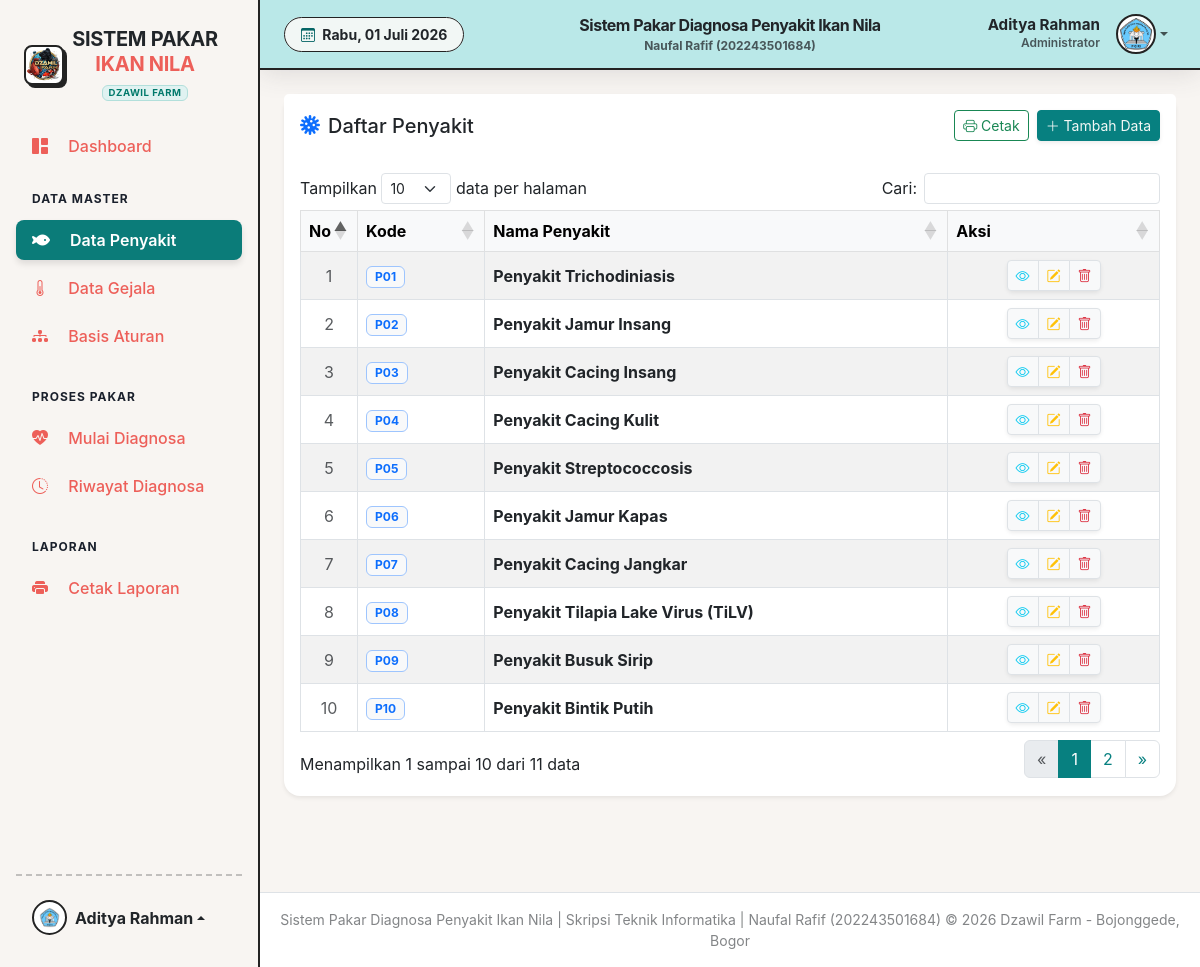
Page /pages/admin/penyakit.php (signed in) on the committed database.
### tables this page shows
CREATE TABLE `tbl_penyakit` (
  `kode_penyakit` varchar(10) NOT NULL,
  `nama_penyakit` varchar(100) NOT NULL,
  `deskripsi` text DEFAULT NULL,
  `solusi` text DEFAULT NULL,
  `pencegahan` text DEFAULT NULL
);

### config/database.php (called while the page is built, shortened)
<?php
$base_url = 'http://localhost/sistem_pakar_ikan_nila/';
?>

### pages/admin/penyakit.php (the view, shortened to what this page needs)
<?php
require_once '../../config/database.php';
require_once '../../includes/header.php';
try {
    $penyakit = $pdo->query("SELECT * FROM tbl_penyakit ORDER BY CAST(SUBSTRING(kode_penyakit, 2) AS UNSIGNED) ASC")->fetchAll();
} catch (PDOException $e) { die("Error: " . $e->getMessage()); }
?>
<div class="card shadow-sm border-0 mb-4 rounded-4">
    <div class="card-header bg-white py-3 d-flex justify-content-between align-items-center border-bottom-0">
        <h5 class="m-0 font-weight-bold text-dark"><i class="bi bi-virus me-2 text-primary"></i>Daftar Penyakit</h5>
        <div class="d-flex gap-2">
            <a href="../../process/print_penyakit.php?format=pdf" target="_blank" class="btn btn-outline-success btn-sm"><i class="bi bi-printer"></i> Cetak</a>
            <button class="btn btn-primary btn-sm shadow-sm" data-bs-toggle="modal" data-bs-target="#tambahPenyakitModal"><i class="bi bi-plus-lg"></i> Tambah Data</button>
        </div>
    </div>
    <div class="card-body p-3">
        <div class="table-responsive">
            <table class="table table-hover table-striped table-bordered align-middle" id="dataTable" width="100%">
                <thead class="table-light text-muted text-center">
                    <tr>
                        <th width="5%">No</th>
                        <th width="15%">Kode</th>
                        <th width="55%">Nama Penyakit</th>
                        <th width="25%">Aksi</th>
                    </tr>
                </thead>
                <tbody>
                    <?php foreach ($penyakit as $key => $p): ?>
                    <tr>
                        <td class="text-center text-muted"><?= $key + 1 ?></td>
                        <td><span class="badge bg-light text-primary border border-primary-subtle px-2"><?= htmlspecialchars($p['kode_penyakit']) ?></span></td>
                        <td class="fw-bold text-dark"><?= htmlspecialchars($p['nama_penyakit']) ?></td>
                        <td class="text-center">
                            <div class="btn-group shadow-sm">
                                <button type="button" class="btn btn-sm btn-light border text-info view-penyakit" data-id="<?= $p['kode_penyakit'] ?>"><i class="bi bi-eye"></i></button>
                                <button type="button" class="btn btn-sm btn-light border text-warning edit-penyakit" data-id="<?= $p['kode_penyakit'] ?>"><i class="bi bi-pencil-square"></i></button>
                                <button type="button" class="btn btn-sm btn-light border text-danger" onclick="confirmDelete('<?= $p['kode_penyakit'] ?>')"><i class="bi bi-trash"></i></button>
                            </div>
                        </td>
                    </tr>
                    <?php endforeach; ?>
                </tbody>
            </table>
        </div>
    </div>
</div>
<?php require_once '../../includes/footer.php'; ?>

### includes/header.php (shortened to what this page needs)
<?php
require_once '../../config/database.php';
$id_admin = $_SESSION['id_admin'];
$stmt = $pdo->prepare("SELECT * FROM tbl_admin WHERE id_admin = ?");
$stmt->execute([$id_admin]);
$admin = $stmt->fetch(PDO::FETCH_ASSOC);
?>
<!DOCTYPE html>
<html lang="id">
<head>
    <link href="https://cdn.jsdelivr.net/npm/bootstrap-icons/font/bootstrap-icons.css" rel="stylesheet">
    <link rel="stylesheet" href="https://cdnjs.cloudflare.com/ajax/libs/font-awesome/6.5.1/css/all.min.css">
    <link href="https://cdn.jsdelivr.net/npm/bootstrap@5.3.0/dist/css/bootstrap.min.css" rel="stylesheet">
    <link rel="stylesheet" href="https://cdn.jsdelivr.net/npm/bootstrap-icons@1.10.5/font/bootstrap-icons.css">
    <link rel="stylesheet" href="<?= $base_url ?>assets/css/style.css">
    <link href="https://cdn.datatables.net/1.13.6/css/dataTables.bootstrap5.min.css" rel="stylesheet">
</head>
<body>
    <div class="wrapper d-flex">
        <?php include 'sidebar.php'; ?>
        <div class="main flex-grow-1 d-flex flex-column pt-5 pt-md-0 mt-4 mt-md-0">
            <nav class="navbar navbar-expand navbar-light topbar mb-4 static-top px-4"
                style="background-color: var(--coba); border-bottom: 2px solid var(--dark); height: 70px;">
                <div class="d-none d-sm-inline-block form-inline mr-auto ml-md-3 my-2 my-md-0 mw-100">
                    <span class="text-dark small fw-bold px-3 py-2 rounded-pill" style="background-color: var(--light); border: 1px solid var(--dark);">
                        <i class="bi bi-calendar3 me-1" style="color: var(--primary-dark);"></i>
                        <?php
                        $hari = ['Sunday' => 'Minggu', 'Monday' => 'Senin', 'Tuesday' => 'Selasa', 'Wednesday' => 'Rabu', 'Thursday' => 'Kamis', 'Friday' => 'Jumat', 'Saturday' => 'Sabtu'];
                        $bulan = [1 => 'Januari', 'Februari', 'Maret', 'April', 'Mei', 'Juni', 'Juli', 'Agustus', 'September', 'Oktober', 'November', 'Desember'];
                        echo $hari[date('l')] . ', ' . date('d') . ' ' . $bulan[(int)date('m')] . ' ' . date('Y');
                        ?>
                    </span>
                </div>
                <div class="position-absolute start-50 translate-middle-x text-center d-none d-md-block">
                    <span class="fw-bolder text-dark" style="font-size: 1rem; letter-spacing: -0.5px;">
                        Sistem Pakar Diagnosa Penyakit Ikan Nila
                    </span>
                    <div class="small fw-bold text-muted" style="font-size: 0.75rem;">
                        Naufal Rafif (202243501684)
                    </div>
                </div>
                <ul class="navbar-nav ms-auto align-items-center">
                    <li class="nav-item dropdown no-arrow position-relative">
                        <a class="nav-link dropdown-toggle d-flex align-items-center rounded-3 p-2" href="#" id="userDropdown" role="button" data-bs-toggle="dropdown" data-bs-display="static" aria-expanded="false" style="transition: all 0.2s;">
                            <div class="text-end me-3 d-none d-lg-block">
                                <span class="d-block text-dark fw-bold" style="font-size: 0.95rem; line-height: 1.2;"><?= htmlspecialchars($admin['nama_admin']) ?></span>
                                <span class="d-block text-muted fw-semibold" style="font-size: 0.75rem;">Administrator</span>
                            </div>
                            <div class="img-profile rounded-circle d-flex align-items-center justify-content-center overflow-hidden"
                                style="border: 2px solid var(--dark); width: 40px; height: 40px; background-color: white;">
                                <img src="<?= $base_url ?>assets/img/logo4.png" alt="Logo" style="width: 100%; height: 100%; object-fit: cover;">
                            </div>
                        </a>
                    </li>
                </ul>
            </nav>
            <div class="container-fluid px-4 flex-grow-1 pb-5">

### includes/sidebar.php (shortened to what this page needs)
<?php
$current_page = basename($_SERVER['PHP_SELF']);
?>
<div class="offcanvas-md offcanvas-start custom-sidebar d-flex flex-column flex-shrink-0 p-3 shadow-sm" tabindex="-1" id="sidebarResponsive" style="background-color: var(--light); border-right: 2px solid var(--dark); width: 260px; min-height: 100vh;">
    <a href="<?= $base_url ?>pages/admin/dashboard.php" class="sidebar-brand d-flex align-items-center mb-0 mt-0 px-2 text-decoration-none">
        <div class="d-flex align-items-center justify-content-center rounded-3 me-2"
             style="min-width: 40px; height: 40px; border: 2px solid var(--dark); box-shadow: 3px 3px 0px var(--dark); background-color: white; overflow: hidden;">
            <img src="<?= $base_url ?>assets/img/Logo2.png" alt="Logo" style="width: 100%; height: 100%; object-fit: cover;">
        </div>
        <div class="d-flex flex-column justify-content-center">
            <span class="fw-bold fs-5 text-dark lh-sm" style="letter-spacing: -0.3px;">
                Sistem Pakar <br><span style="color: #ed5f59;">Ikan Nila</span> <br>
                <span class="badge border fw-bold text-uppercase mt-1" style="font-size: 0.6rem; letter-spacing: 0.5px; background-color: #e0f2f1; color: #00796b; border-color: #b2dfdb !important; padding: 2px 6px;">Dzawil Farm</span>
            </span>
        </div>
    </a>
    <ul class="nav nav-pills flex-column mb-auto gap-2 mt-2">
        <li class="nav-item">
            <a href="<?= $base_url ?>pages/admin/dashboard.php" class="nav-link <?= ($current_page == 'dashboard.php') ? 'active' : '' ?>">
                <i class="bi bi-grid-1x2-fill me-3"></i> Dashboard
            </a>
        </li>
        <li class="mt-3 mb-1 px-3">
            <div class="fw-bold text-uppercase" style="font-size: 0.75rem; color: #1a202c; letter-spacing: 1px;">Data Master</div>
        </li>
        <li class="nav-item">
            <a href="<?= $base_url ?>pages/admin/penyakit.php" class="nav-link <?= ($current_page == 'penyakit.php') ? 'active' : '' ?>">
                <i class="fa-solid fa-fish me-3"></i> Data Penyakit
            </a>
        </li>
        <li class="nav-item">
            <a href="<?= $base_url ?>pages/admin/gejala.php" class="nav-link <?= ($current_page == 'gejala.php') ? 'active' : '' ?>">
                <i class="bi bi-thermometer-half me-3"></i> Data Gejala
            </a>
        </li>
        <li class="nav-item">
            <a href="<?= $base_url ?>pages/admin/relasi.php" class="nav-link <?= ($current_page == 'relasi.php') ? 'active' : '' ?>">
                <i class="bi bi-diagram-3-fill me-3"></i> Basis Aturan
            </a>
        </li>
        <li class="mt-4 mb-1 px-3">
            <div class="fw-bold text-uppercase" style="font-size: 0.75rem; color: #1a202c; letter-spacing: 1px;">Proses Pakar</div>
        </li>
        <li class="nav-item">
            <a href="<?= $base_url ?>pages/admin/diagnosa.php" class="nav-link <?= in_array($current_page, ['diagnosa.php', 'hasil_diagnosa.php']) ? 'active' : '' ?>">
                <i class="bi bi-heart-pulse-fill me-3"></i> Mulai Diagnosa
            </a>
        </li>
        <li class="nav-item">
            <a href="<?= $base_url ?>pages/admin/riwayat.php" class="nav-link <?= in_array($current_page, ['riwayat.php', 'diagnosa_detail.php']) ? 'active' : '' ?>">
                <i class="bi bi-clock-history me-3"></i> Riwayat Diagnosa
            </a>
        </li>
        <li class="mt-4 mb-1 px-3">
            <div class="fw-bold text-uppercase" style="font-size: 0.75rem; color: #1a202c; letter-spacing: 1px;">Laporan</div>
        </li>
        <li class="nav-item">
            <a href="<?= $base_url ?>pages/admin/laporan.php" class="nav-link <?= ($current_page == 'laporan.php') ? 'active' : '' ?>">
                <i class="bi bi-printer-fill me-3"></i> Cetak Laporan
            </a>
        </li>
    </ul>
    <hr class="mt-4 mb-3 opacity-25" style="border-top: 2px dashed var(--dark);">
    <div class="dropup px-2 mb-2">
        <a href="#" class="d-flex align-items-center text-dark text-decoration-none dropdown-toggle p-2 rounded-3 dropdown-user" id="dropdownUser1" data-bs-toggle="dropdown" aria-expanded="false">
            <div class="img-profile rounded-circle overflow-hidden d-flex align-items-center justify-content-center" style="background: white; border: 2px solid var(--dark); width: 35px; height: 35px;">
                <img src="../../assets/img/logo4.png" alt="Logo Sistem" style="width: 70%; height: 70%; object-fit: contain;">
            </div>
            <strong class="ms-2 text-truncate" style="max-width: 140px;">
                <?= htmlspecialchars($_SESSION['nama_admin'] ?? 'Administrator') ?>
            </strong>
        </a>
    </div>
</div>

### includes/footer.php (shortened to what this page needs)
</div>
<footer class="bg-white py-3 mt-4 border-top">
    <div class="container-fluid text-center">
        <p class="mb-0 opacity-75 small text-muted">Sistem Pakar Diagnosa Penyakit Ikan Nila | Skripsi Teknik Informatika | Naufal Rafif (202243501684) &copy; <?= date('Y') ?> Dzawil Farm - Bojonggede, Bogor</p>
    </div>
</footer>
        </div>
    </div>
    <link rel="stylesheet" href="https://cdn.datatables.net/1.11.5/css/dataTables.bootstrap5.min.css">
    <link rel="stylesheet" href="https://cdnjs.cloudflare.com/ajax/libs/font-awesome/6.5.1/css/all.min.css">
    <link rel="stylesheet" href="https://cdnjs.cloudflare.com/ajax/libs/toastr.js/latest/toastr.min.css">
</body>
</html>

### assets/css/style.css (style rules this page uses)
:root { --bg-main: #f8f5f2; --headline: #232323; --paragraph: #222525; --primary: #078080; --primary-dark: #066666; --secondary: #f45d48; --tertiary: #d9376e; --highlight: #ff8e3c; --main-illustration: #fffffe; --stroke: #232323; --success: #078080; --info: #ff8e3c; --warning: #ff8e3c; --danger: #f45d48; --light: #f2f7f5; --dark: #232323; --coba: #bae8e8; }
body { font-family: 'Nunito', -apple-system, BlinkMacSystemFont, 'Segoe UI', Roboto, 'Helvetica Neue', Arial, sans-serif; background-color: var(--bg-main); color: var(--paragraph); }
.wrapper { display: flex; width: 100%; min-height: 100vh; }
.sidebar-brand { padding: 0.7rem 1rem 1rem 1rem; font-size: 1.2rem; font-weight: 800; text-transform: uppercase; letter-spacing: 0.05rem; color: var(--tertiary); text-align: center; }
a { color: var(--primary); }
.main { width: 100%; overflow-x: hidden; background-color: var(--bg-main); }
.topbar { height: 4.375rem; box-shadow: 0 0.15rem 1.75rem 0 rgba(58, 59, 69, 0.15); }
.img-profile { height: 2rem; width: 2rem; }
.card { border: none; border-radius: 12px; box-shadow: 0 0.15rem 1.75rem 0 rgba(58, 59, 69, 0.1); transition: all 0.3s ease; }
.card-header { background-color: var(--main-illustration); border-bottom: 1px solid var(--stroke); }
.table-responsive { overflow-x: auto; }
.btn-primary { background-color: var(--primary); border-color: var(--primary); color: var(--light); }

### includes/sidebar.php (style rules this page uses)
.custom-sidebar .nav-pills .nav-link { color: #ed5f59 !important; font-weight: 500; border-radius: 8px; }
.custom-sidebar .nav-pills .nav-link i { color: #ed5f59 !important; }
.custom-sidebar .nav-pills .nav-link.active { background-color: #0b7c79 !important; color: #ffffff !important; font-weight: 600; box-shadow: 0 4px 6px rgba(0,0,0,0.1); }
.custom-sidebar .nav-pills .nav-link.active i { color: #ffffff !important; }

### rows in the picture
tbl_penyakit: kode_penyakit "P01", nama_penyakit "Penyakit Trichodiniasis"
tbl_penyakit: kode_penyakit "P02", nama_penyakit "Penyakit Jamur Insang"
tbl_penyakit: kode_penyakit "P03", nama_penyakit "Penyakit Cacing Insang"
tbl_penyakit: kode_penyakit "P04", nama_penyakit "Penyakit Cacing Kulit"
tbl_penyakit: kode_penyakit "P05", nama_penyakit "Penyakit Streptococcosis"
tbl_penyakit: kode_penyakit "P06", nama_penyakit "Penyakit Jamur Kapas"
tbl_penyakit: kode_penyakit "P07", nama_penyakit "Penyakit Cacing Jangkar"
tbl_penyakit: kode_penyakit "P08", nama_penyakit "Penyakit Tilapia Lake Virus (TiLV)"
tbl_penyakit: kode_penyakit "P09", nama_penyakit "Penyakit Busuk Sirip"
tbl_penyakit: kode_penyakit "P10", nama_penyakit "Penyakit Bintik Putih"

### other values in the picture
$_SESSION['nama_admin'] "Aditya Rahman"
$admin['nama_admin'] "Aditya Rahman"
